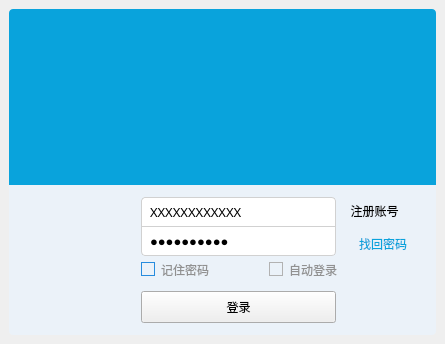
<?xml version="1.0" encoding="UTF-8"?>
<ui version="4.0">
 <class>LoginForm</class>
 <widget class="QWidget" name="LoginForm">
  <property name="windowModality">
   <enum>Qt::NonModal</enum>
  </property>
  <property name="geometry">
   <rect>
    <x>0</x>
    <y>0</y>
    <width>445</width>
    <height>344</height>
   </rect>
  </property>
  <property name="font">
   <font>
    <family>微软雅黑</family>
    <pointsize>9</pointsize>
    <weight>9</weight>
    <italic>false</italic>
    <bold>false</bold>
   </font>
  </property>
  <property name="windowTitle">
   <string>登陆IM</string>
  </property>
  <property name="windowIcon">
   <iconset resource="../rs/rs.qrc">
    <normaloff>:/sys/qlogo.png</normaloff>:/sys/qlogo.png</iconset>
  </property>
  <property name="styleSheet">
   <string notr="true">*{
	font: 75 9pt &quot;微软雅黑&quot;;
}

#LoginForm{
	
	
}

#login_main_widget{
	
	background-color: rgb(255, 170, 127,0);
	border-image: url(:/sys/back.png) 5;
}

#login_top_widget{
	background-color: #09A3DC;
	border-top-left-radius:4px;
	border-top-right-radius:4px;
}


#login_top_widget QLabel{
	border-top-left-radius:4px;
	border-top-right-radius:4px;
}


/*登录信息填写部分总容器*/
#login_con_widget{
	 
	background-color: #EBF2F9;	
	border-bottom-left-radius:4px;
	border-bottom-right-radius:4px;
}

/*输入框基本样式*/
#login_con_widget QLineEdit{
	
	border:1px solid rgb(209,209,209);
	height:28px;
	font-size:10pt;
	padding-left:6px;
	padding-right:6px;
	
}

/*输入框悬停样式*/
#login_con_widget QLineEdit:hover{
	
	border:1px solid rgb(21,131,221)
	
}

/*用户名输入框样式*/
#login_con_widget QLineEdit#lineEdit_un{
	border-top-left-radius:4px;
	border-top-right-radius:4px;
	
}

/*密码输入框基本样式*/
#login_con_widget QLineEdit#lineEdit_pass{
	border-top-width:0px;
	border-bottom-left-radius:4px;
	border-bottom-right-radius:4px;
	background-image: url(:/sys/img/keyborad.png);
	background-repeat:no;
	background-position:right center;
	background-origin: content;
   
}

/*密码输入框在悬停时显示*/
#login_con_widget QLineEdit#lineEdit_pass:hover{
	border-top-width:1px;
}


/*标签基本样式*/
#login_con_widget QLabel{

	color: #09A3DC;
}

/*标签悬停*/
#login_con_widget QLabel:hover{
	color: rgba(9, 163, 220 ,120);
}

/*复选框文字基本样式*/
#login_con_widget QCheckBox{
	color:rgb(145, 145, 145);
}

/*复选框方框部分基本样式*/
#login_con_widget QCheckBox:indicator {
	border:1px solid #B2B2B2;
}

/*复选框方框部分选中样式*/
#login_con_widget QCheckBox:indicator:checked {
	border:1px solid #278CDE;
	background-image: url(:/sys/img/check.png);
}

/*复选框方框部分悬停*/
#login_con_widget QCheckBox:indicator:hover {
	 border:1px solid #278CDE;
}


/*定义头像样式*/
#label_touxiang{
	border-radius:4px;	
	border-image: url(:/sys/img/sf.jpg) 1;
	
}

/*登录按钮样式*/
#pushButton_login{
	border-radius:4px;
	border:none;
	background-color: #09A3DC;
	color:#fff;
}

/*登录按钮鼠标悬停样式*/
#pushButton_login:hover{
	background-color:rgb(60,195,245);
}
</string>
  </property>
  <layout class="QVBoxLayout" name="verticalLayout">
   <property name="spacing">
    <number>0</number>
   </property>
   <property name="leftMargin">
    <number>6</number>
   </property>
   <property name="topMargin">
    <number>6</number>
   </property>
   <property name="rightMargin">
    <number>6</number>
   </property>
   <property name="bottomMargin">
    <number>6</number>
   </property>
   <item>
    <widget class="QWidget" name="login_main_widget" native="true">
     <property name="minimumSize">
      <size>
       <width>433</width>
       <height>332</height>
      </size>
     </property>
     <property name="maximumSize">
      <size>
       <width>433</width>
       <height>332</height>
      </size>
     </property>
     <property name="font">
      <font>
       <family>微软雅黑</family>
       <pointsize>9</pointsize>
       <weight>9</weight>
       <italic>false</italic>
       <bold>false</bold>
       <kerning>true</kerning>
      </font>
     </property>
     <property name="styleSheet">
      <string notr="true"/>
     </property>
     <layout class="QVBoxLayout" name="verticalLayout_2">
      <property name="spacing">
       <number>0</number>
      </property>
      <property name="leftMargin">
       <number>3</number>
      </property>
      <property name="topMargin">
       <number>3</number>
      </property>
      <property name="rightMargin">
       <number>3</number>
      </property>
      <property name="bottomMargin">
       <number>3</number>
      </property>
      <item>
       <widget class="QWidget" name="login_top_widget" native="true">
        <layout class="QHBoxLayout" name="horizontalLayout">
         <property name="spacing">
          <number>0</number>
         </property>
         <property name="leftMargin">
          <number>0</number>
         </property>
         <property name="topMargin">
          <number>0</number>
         </property>
         <property name="rightMargin">
          <number>0</number>
         </property>
         <property name="bottomMargin">
          <number>0</number>
         </property>
         <item>
          <widget class="QLabel" name="label">
           <property name="text">
            <string/>
           </property>
           <property name="pixmap">
            <pixmap resource="../rs/rs.qrc">:/sys/img/top.png</pixmap>
           </property>
           <property name="scaledContents">
            <bool>true</bool>
           </property>
          </widget>
         </item>
        </layout>
       </widget>
      </item>
      <item>
       <widget class="QWidget" name="login_con_widget" native="true">
        <property name="minimumSize">
         <size>
          <width>0</width>
          <height>150</height>
         </size>
        </property>
        <property name="maximumSize">
         <size>
          <width>16777215</width>
          <height>150</height>
         </size>
        </property>
        <property name="font">
         <font>
          <family>微软雅黑</family>
          <pointsize>9</pointsize>
          <weight>9</weight>
          <italic>false</italic>
          <bold>false</bold>
         </font>
        </property>
        <widget class="QPushButton" name="pbLogin">
         <property name="geometry">
          <rect>
           <x>132</x>
           <y>106</y>
           <width>195</width>
           <height>32</height>
          </rect>
         </property>
         <property name="minimumSize">
          <size>
           <width>195</width>
           <height>32</height>
          </size>
         </property>
         <property name="text">
          <string>登录</string>
         </property>
        </widget>
        <widget class="QLineEdit" name="lineEdit_pass">
         <property name="geometry">
          <rect>
           <x>132</x>
           <y>42</y>
           <width>195</width>
           <height>29</height>
          </rect>
         </property>
         <property name="font">
          <font>
           <family>微软雅黑</family>
           <pointsize>10</pointsize>
           <weight>9</weight>
           <italic>false</italic>
           <bold>false</bold>
          </font>
         </property>
         <property name="text">
          <string>it's pass?</string>
         </property>
         <property name="echoMode">
          <enum>QLineEdit::Password</enum>
         </property>
        </widget>
        <widget class="QCheckBox" name="checkBox_2">
         <property name="geometry">
          <rect>
           <x>260</x>
           <y>74</y>
           <width>71</width>
           <height>21</height>
          </rect>
         </property>
         <property name="text">
          <string>自动登录</string>
         </property>
        </widget>
        <widget class="QLineEdit" name="lineEdit_un">
         <property name="geometry">
          <rect>
           <x>132</x>
           <y>12</y>
           <width>195</width>
           <height>30</height>
          </rect>
         </property>
         <property name="font">
          <font>
           <family>微软雅黑</family>
           <pointsize>10</pointsize>
           <weight>9</weight>
           <italic>false</italic>
           <bold>false</bold>
          </font>
         </property>
         <property name="text">
          <string>XXXXXXXXXXXX</string>
         </property>
        </widget>
        <widget class="QLabel" name="label_touxiang">
         <property name="geometry">
          <rect>
           <x>40</x>
           <y>12</y>
           <width>80</width>
           <height>80</height>
          </rect>
         </property>
         <property name="minimumSize">
          <size>
           <width>80</width>
           <height>80</height>
          </size>
         </property>
         <property name="maximumSize">
          <size>
           <width>80</width>
           <height>80</height>
          </size>
         </property>
         <property name="text">
          <string/>
         </property>
         <property name="pixmap">
          <pixmap resource="../rs/rs.qrc">:/sys/img/mylogo.png</pixmap>
         </property>
         <property name="scaledContents">
          <bool>true</bool>
         </property>
        </widget>
        <widget class="QCheckBox" name="checkBox">
         <property name="geometry">
          <rect>
           <x>132</x>
           <y>74</y>
           <width>71</width>
           <height>21</height>
          </rect>
         </property>
         <property name="font">
          <font>
           <family>微软雅黑</family>
           <pointsize>9</pointsize>
           <weight>9</weight>
           <italic>false</italic>
           <bold>false</bold>
          </font>
         </property>
         <property name="text">
          <string>记住密码</string>
         </property>
         <property name="checked">
          <bool>true</bool>
         </property>
        </widget>
        <widget class="QLabel" name="label_2">
         <property name="geometry">
          <rect>
           <x>350</x>
           <y>50</y>
           <width>48</width>
           <height>17</height>
          </rect>
         </property>
         <property name="text">
          <string>找回密码</string>
         </property>
        </widget>
        <widget class="QPushButton" name="pbSignup">
         <property name="geometry">
          <rect>
           <x>330</x>
           <y>10</y>
           <width>71</width>
           <height>32</height>
          </rect>
         </property>
         <property name="palette">
          <palette>
           <active>
            <colorrole role="WindowText">
             <brush brushstyle="SolidPattern">
              <color alpha="255">
               <red>95</red>
               <green>177</green>
               <blue>218</blue>
              </color>
             </brush>
            </colorrole>
           </active>
           <inactive>
            <colorrole role="WindowText">
             <brush brushstyle="SolidPattern">
              <color alpha="216">
               <red>0</red>
               <green>0</green>
               <blue>0</blue>
              </color>
             </brush>
            </colorrole>
           </inactive>
           <disabled>
            <colorrole role="WindowText">
             <brush brushstyle="SolidPattern">
              <color alpha="63">
               <red>0</red>
               <green>0</green>
               <blue>0</blue>
              </color>
             </brush>
            </colorrole>
           </disabled>
          </palette>
         </property>
         <property name="autoFillBackground">
          <bool>false</bool>
         </property>
         <property name="text">
          <string>注册账号</string>
         </property>
         <property name="checkable">
          <bool>false</bool>
         </property>
         <property name="flat">
          <bool>true</bool>
         </property>
        </widget>
       </widget>
      </item>
     </layout>
    </widget>
   </item>
  </layout>
 </widget>
 <resources>
  <include location="../rs/rs.qrc"/>
 </resources>
 <connections/>
</ui>
